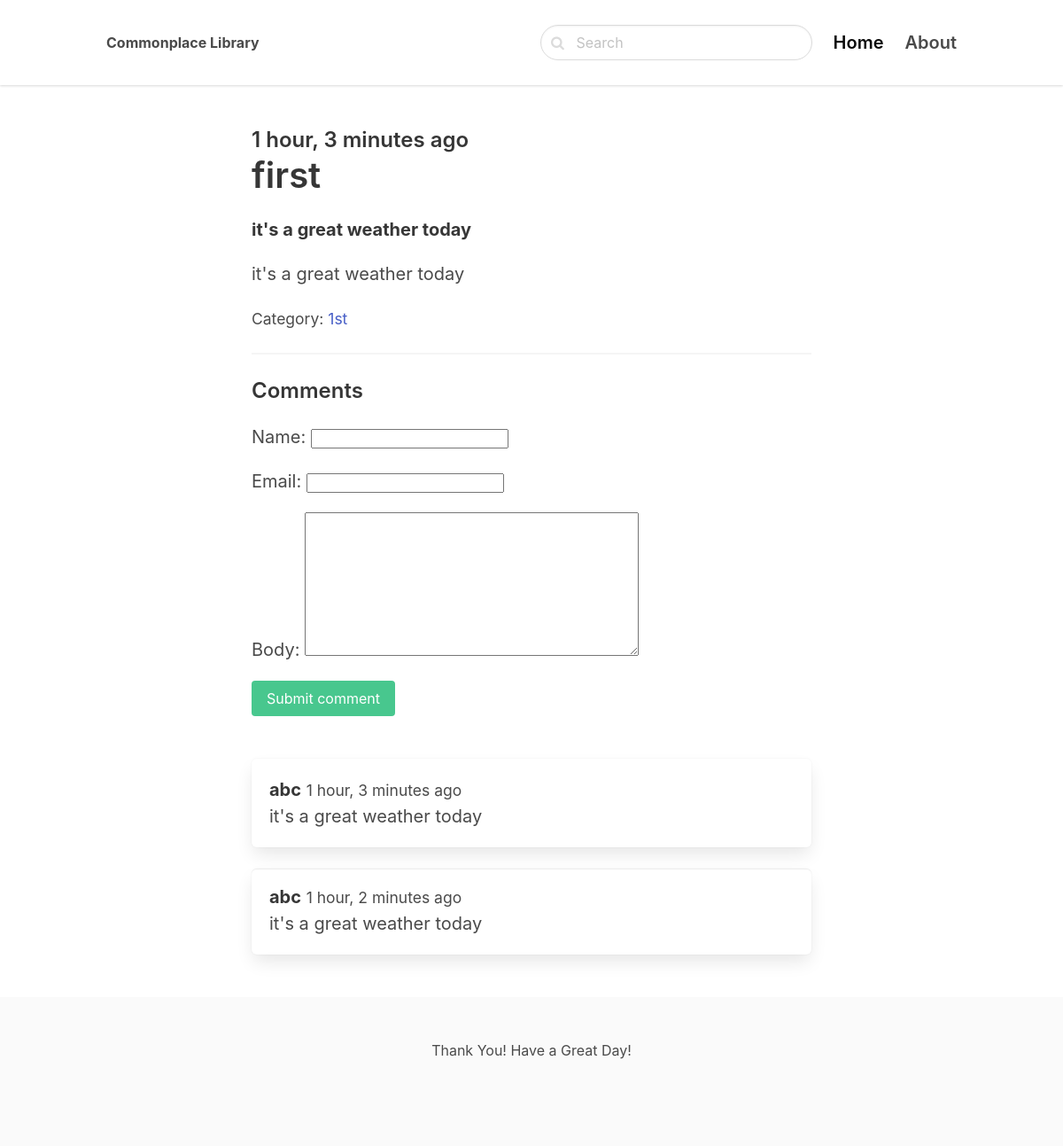
Page /1st/first/ on the committed database.
### blog/models.py (models this page shows, shortened)
class Post(models.Model):
    ACTIVE = 'active'
    DRAFT = 'draft'
    CHOICES_STATUS = (
        (ACTIVE, 'Active'),
        (DRAFT, 'Draft')
    )
    category = models.ForeignKey(Category, related_name='posts', on_delete=models.CASCADE)
    title = models.CharField(max_length=255)
    slug = models.SlugField()
    intro = models.TextField()
    body = models.TextField()
    created_at = models.DateTimeField(auto_now_add=True)
    status = models.CharField(max_length=10, choices=CHOICES_STATUS, default=ACTIVE)
    class Meta:
        ordering = ('-created_at',)

class Category(models.Model):
    title = models.CharField(max_length=255)
    slug = models.SlugField()
    class Meta:
        ordering = ('title',)
        verbose_name_plural = 'Categories'
    def __str__(self):
        return self.title

class Comment(models.Model):
    post = models.ForeignKey(Post, related_name='comments', on_delete=models.CASCADE)
    name = models.CharField(max_length=255)
    email = models.EmailField()
    body = models.TextField()
    created_at = models.DateTimeField(auto_now_add=True)

### blog/views.py (the view)
# urls.py: path('<slug:category_slug>/<slug:slug>/', views.detail, name='post_detail'),
def detail(request, category_slug, slug):
    post = get_object_or_404(Post, slug=slug, status=Post.ACTIVE)
    if request.method == 'POST':
        form = CommentForm(request.POST)
        if form.is_valid():
            comment = form.save(commit=False)
            comment.post = post
            comment.save()
            return redirect('post_detail', slug=slug)
    else:
        form = CommentForm()
    return render(request, 'blog/detail.html', {'post': post, 'form': form})

### blog/forms.py
class CommentForm(forms.ModelForm):
    class Meta:
        model = Comment
        fields = ('name', 'email', 'body')

### blog/templates/blog/detail.html (shortened to what this page needs)
{% extends 'core/base.html' %}
{% block content %}
                <div class="columns">
                    <div class="column is-8 is-offset-2">
                        <div class="content is-medium">
                            <h2 class="subtitle is-4">{{ post.created_at|timesince }} ago</h2>
                            <h1 class="title">{{ post.title }}</h1>
                            <p><strong>{{ post.intro }}</strong></p>
                            <p>{{ post.body }}</p>
                            <p><small>Category: <a href="{% url 'category_detail' post.category.slug %}">{{ post.category }}</a></small></p>
                            <hr>
                            <h2 class="subtitle is-4">Comments</h2>
                            <form method="post" class="mb-6">
                                {{ form.as_p }}
                                <div class="field">
                                    <div class="control">
                                        <button class="button is-success">Submit comment</button>
                                    </div>
                                </div>
                            </form>
                            {% for comment in post.comments.all %}
                                <article class="media box">
                                    <div class="media-content">
                                        <strong>{{ comment.name }}</strong> <small>{{ comment.created_at|timesince }} ago</small><br>
                                        {{ comment.body }}
                                    </div>
                                </article>
                            {% endfor %}
                        </div>
                    </div>
                </div>
            </section>
{% endblock %}

### rows in the picture
Post: created_at "1 hour, 3 minutes", title "first", intro "it's a great weather today", body "it's a great weather today", category "1st"
Comment: name "abc", created_at "1 hour, 3 minutes", body "it's a great weather today"
Comment: name "abc", created_at "1 hour, 2 minutes", body "it's a great weather today"
